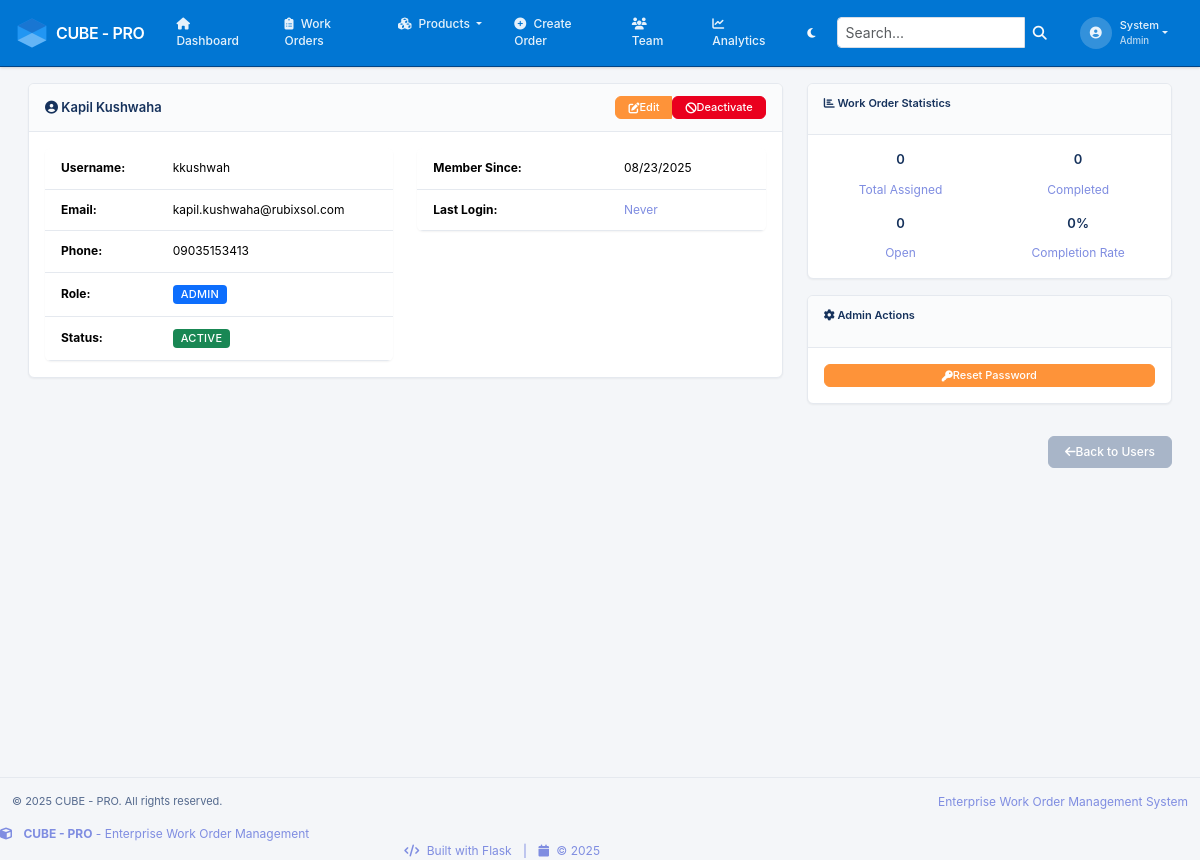
Page /users/2 (signed in) on the earlier database version.
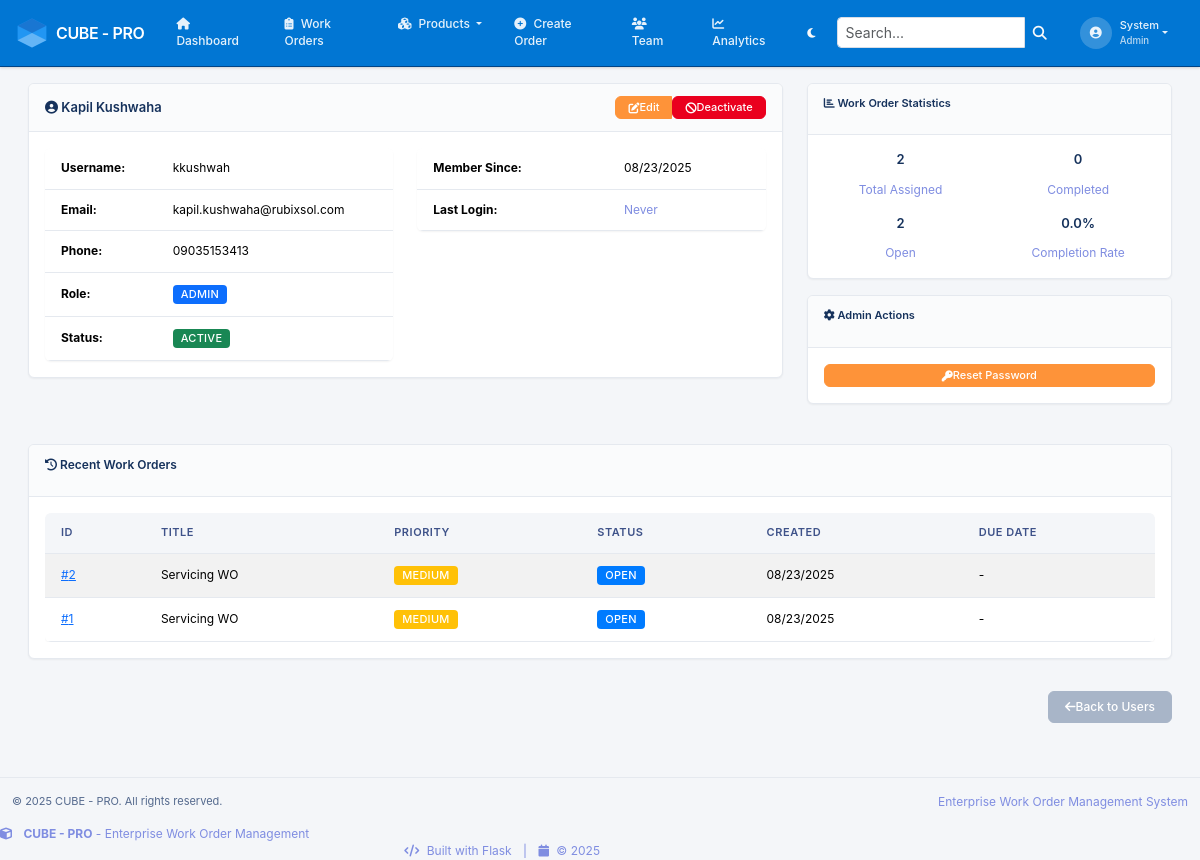
Same page on the later database version.
### app/models.py (models this page shows, shortened)
class WorkOrder(db.Model):
    __tablename__ = 'workorders'
    id = db.Column(db.Integer, primary_key=True)
    title = db.Column(db.String(200), nullable=False)
    description = db.Column(db.Text, nullable=False)
    address = db.Column(db.String(200))
    product_name = db.Column(db.String(200))
    owner_name = db.Column(db.String(200))
    estimated_hours = db.Column(db.Float)
    actual_hours = db.Column(db.Float, default=0.0)
    cost_estimate = db.Column(db.Numeric(10, 2))
    actual_cost = db.Column(db.Numeric(10, 2), default=0.0)
    due_date = db.Column(db.DateTime)
    completed_date = db.Column(db.DateTime)
    notes = db.Column(db.Text)
    created_at = db.Column(db.DateTime, default=lambda: datetime.now(timezone.utc))
    updated_at = db.Column(db.DateTime, default=lambda: datetime.now(timezone.utc),
                          onupdate=lambda: datetime.now(timezone.utc))
    created_by_id = db.Column(db.Integer, db.ForeignKey('users.id'), nullable=False)
    assigned_to_id = db.Column(db.Integer, db.ForeignKey('users.id'))
    priority_id = db.Column(db.Integer, db.ForeignKey('priorities.id'), nullable=False)
    status_id = db.Column(db.Integer, db.ForeignKey('statuses.id'), nullable=False)
    category_id = db.Column(db.Integer, db.ForeignKey('categories.id'))
    activities = db.relationship('WorkOrderActivity', backref='workorder',
                               lazy='dynamic', cascade='all, delete-orphan')

class Priority(db.Model):
    __tablename__ = 'priorities'
    id = db.Column(db.Integer, primary_key=True)
    name = db.Column(db.String(32), unique=True, nullable=False)
    level = db.Column(db.Integer, nullable=False)  # 1=Low, 2=Medium, 3=High, 4=Critical
    color = db.Column(db.String(7), default='#6c757d')  # Hex color code
    workorders = db.relationship('WorkOrder', backref='priority', lazy='dynamic')

class Status(db.Model):
    __tablename__ = 'statuses'
    id = db.Column(db.Integer, primary_key=True)
    name = db.Column(db.String(32), unique=True, nullable=False)
    description = db.Column(db.String(255))
    is_closed = db.Column(db.Boolean, default=False)
    color = db.Column(db.String(7), default='#6c757d')
    workorders = db.relationship('WorkOrder', backref='status', lazy='dynamic')

### app/users/routes.py (the view)
@bp.route('/<int:id>')
@login_required
def view_user(id):
    user = User.query.get_or_404(id)
    if user.id != current_user.id and not (current_user.has_role('admin') or current_user.has_role('manager')):
        flash('You do not have permission to view this profile.', 'error')
        return redirect(url_for('main.dashboard'))
    total_assigned = user.assigned_workorders.count()
    completed_workorders = user.assigned_workorders.join(Status).filter(Status.is_closed).count()
    open_workorders = user.assigned_workorders.join(Status).filter(~Status.is_closed).count()
    recent_workorders = user.assigned_workorders.order_by(desc(WorkOrder.created_at)).limit(5).all()
    stats = {
        'total_assigned': total_assigned,
        'completed': completed_workorders,
        'open': open_workorders,
        'completion_rate': round((completed_workorders / total_assigned * 100) if total_assigned > 0 else 0, 1)
    }
    return render_template('users/profile.html',
                         title=f'Profile: {user.full_name}',
                         user=user,
                         stats=stats,
                         recent_workorders=recent_workorders)

### app/__init__.py (called while the page is built)
@login_manager.user_loader
def load_user(user_id):
    from app.models import User
    return User.query.get(int(user_id))

### app/models.py (called while the page is built)
    @property
    def full_name(self):
        return f"{self.first_name} {self.last_name}"

    def has_role(self, role_name):
        return self.role and self.role.name == role_name

### app/templates/users/profile.html (shortened to what the changed rows need)
{% extends "base.html" %}
{% block content %}
<div class="row">
    <div class="col-md-4">
        <div class="card">
            <div class="card-body">
                <div class="row text-center">
                    <div class="col-6">
                        <h4>{{ stats.total_assigned }}</h4>
                        <small class="text-muted">Total Assigned</small>
                    </div>
                </div>
                <div class="row text-center mt-3">
                    <div class="col-6">
                        <h4>{{ stats.open }}</h4>
                        <small class="text-muted">Open</small>
                    </div>
                    <div class="col-6">
                        <h4>{{ stats.completion_rate }}%</h4>
                        <small class="text-muted">Completion Rate</small>
                    </div>
                </div>
            </div>
        </div>
    </div>
</div>
{% if recent_workorders %}
<div class="row mt-4">
    <div class="col-12">
        <div class="card">
            <div class="card-header">
                <h5><i class="fas fa-history"></i> Recent Work Orders</h5>
            </div>
            <div class="card-body">
                <div class="table-responsive">
                    <table class="table table-striped">
                        <thead>
                            <tr>
                                <th>ID</th>
                                <th>Title</th>
                                <th>Priority</th>
                                <th>Status</th>
                                <th>Created</th>
                                <th>Due Date</th>
                            </tr>
                        </thead>
                        <tbody>
                            {% for wo in recent_workorders %}
                            <tr>
                                <td>
                                    <a href="{{ url_for('workorders.view_workorder', id=wo.id) }}">#{{ wo.id }}</a>
                                </td>
                                <td>{{ wo.title[:50] }}{% if wo.title|length > 50 %}...{% endif %}</td>
                                <td>
                                    <span class="badge" style="background-color: {{ wo.priority.color }};">
                                        {{ wo.priority.name }}
                                    </span>
                                </td>
                                <td>
                                    <span class="badge" style="background-color: {{ wo.status.color }};">
                                        {{ wo.status.name }}
                                    </span>
                                </td>
                                <td>{{ wo.created_at.strftime('%m/%d/%Y') }}</td>
                                <td>
                                    {% if wo.due_date %}
                                        {{ wo.due_date.strftime('%m/%d/%Y') }}
                                    {% else %}
                                        -
                                    {% endif %}
                                </td>
                            </tr>
                            {% endfor %}
                        </tbody>
                    </table>
                </div>
            </div>
        </div>
    </div>
</div>
{% endif %}
{% endblock %}

Differences in the rows shown:
added WorkOrder: id "2", title "Servicing WO", priority.name "MEDIUM", status.name "OPEN", created_at "08/23/2025"
added WorkOrder: id "1", title "Servicing WO", priority.name "MEDIUM", status.name "OPEN", created_at "08/23/2025"
Other differences:
{{ stats.total_assigned }}: "0" → "2"
{{ stats.open }}: "0" → "2"
{{ stats.completion_rate }}: "0" → "0.0"
text now shown: "Recent Work Orders ID TITLE PRIORITY STATUS CREATED DUE DATE"
